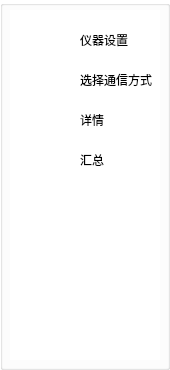
   <widget class="QGroupBox" name="groupBox_2">
    <property name="geometry">
     <rect>
      <x>0</x>
      <y>0</y>
      <width>170</width>
      <height>370</height>
     </rect>
    </property>
    <property name="styleSheet">
     <string notr="true">background-color: rgb(255, 255, 255);</string>
    </property>
    <property name="title">
     <string/>
    </property>
    <widget class="QWidget" name="widget_3" native="true">
     <property name="geometry">
      <rect>
       <x>10</x>
       <y>10</y>
       <width>150</width>
       <height>350</height>
      </rect>
     </property>
     <property name="styleSheet">
      <string notr="true">background-color: rgb(255, 255, 255);
border-color: rgb(48, 221, 255);</string>
     </property>
     <widget class="QLabel" name="label">
      <property name="geometry">
       <rect>
        <x>70</x>
        <y>60</y>
        <width>80</width>
        <height>20</height>
       </rect>
      </property>
      <property name="text">
       <string>选择通信方式</string>
      </property>
     </widget>
     <widget class="QLabel" name="label_2">
      <property name="geometry">
       <rect>
        <x>70</x>
        <y>100</y>
        <width>80</width>
        <height>20</height>
       </rect>
      </property>
      <property name="text">
       <string>详情</string>
      </property>
     </widget>
     <widget class="QLabel" name="label_3">
      <property name="geometry">
       <rect>
        <x>70</x>
        <y>140</y>
        <width>80</width>
        <height>20</height>
       </rect>
      </property>
      <property name="text">
       <string>汇总</string>
      </property>
     </widget>
     <widget class="QLabel" name="label_5">
      <property name="geometry">
       <rect>
        <x>10</x>
        <y>50</y>
        <width>60</width>
        <height>20</height>
       </rect>
      </property>
      <property name="text">
       <string/>
      </property>
     </widget>
     <widget class="QLabel" name="label_6">
      <property name="geometry">
       <rect>
        <x>10</x>
        <y>90</y>
        <width>60</width>
        <height>20</height>
       </rect>
      </property>
      <property name="text">
       <string/>
      </property>
     </widget>
     <widget class="QToolButton" name="toolButton_2">
      <property name="enabled">
       <bool>false</bool>
      </property>
      <property name="geometry">
       <rect>
        <x>10</x>
        <y>60</y>
        <width>50</width>
        <height>20</height>
       </rect>
      </property>
      <property name="text">
       <string/>
      </property>
      <property name="autoRaise">
       <bool>true</bool>
      </property>
     </widget>
     <widget class="QToolButton" name="toolButton_3">
      <property name="enabled">
       <bool>false</bool>
      </property>
      <property name="geometry">
       <rect>
        <x>10</x>
        <y>100</y>
        <width>50</width>
        <height>20</height>
       </rect>
      </property>
      <property name="text">
       <string/>
      </property>
      <property name="autoRaise">
       <bool>true</bool>
      </property>
     </widget>
     <widget class="QToolButton" name="toolButton_4">
      <property name="enabled">
       <bool>false</bool>
      </property>
      <property name="geometry">
       <rect>
        <x>10</x>
        <y>140</y>
        <width>50</width>
        <height>20</height>
       </rect>
      </property>
      <property name="text">
       <string/>
      </property>
      <property name="autoRaise">
       <bool>true</bool>
      </property>
     </widget>
     <widget class="QToolButton" name="toolButton_1">
      <property name="enabled">
       <bool>false</bool>
      </property>
      <property name="geometry">
       <rect>
        <x>10</x>
        <y>20</y>
        <width>50</width>
        <height>20</height>
       </rect>
      </property>
      <property name="text">
       <string/>
      </property>
      <property name="autoRaise">
       <bool>true</bool>
      </property>
     </widget>
     <widget class="QLabel" name="label_7">
      <property name="geometry">
       <rect>
        <x>70</x>
        <y>20</y>
        <width>80</width>
        <height>20</height>
       </rect>
      </property>
      <property name="text">
       <string>仪器设置</string>
      </property>
     </widget>
    </widget>
   </widget>
